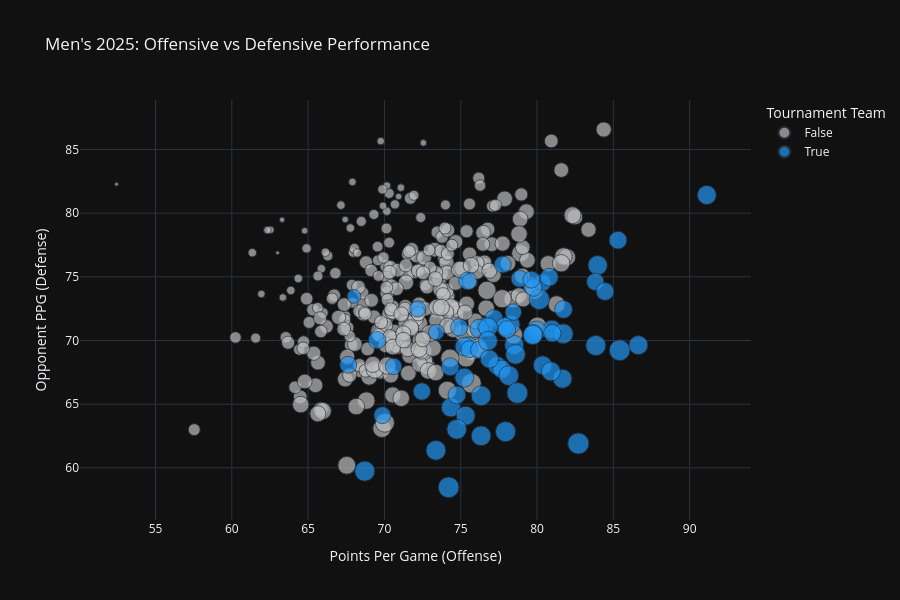

The notebook cell this image was saved under:
### Code cell
# Scoring power vs defensive strength (most recent complete season)
latest_season = m_team_stats[m_team_stats['Season'] == 2025].copy()
latest_season = latest_season.merge(
    m_seeds[m_seeds['Season'] == 2025][['TeamID']].assign(InTourney=True),
    on='TeamID', how='left'
)
latest_season['InTourney'] = latest_season['InTourney'].fillna(False)

fig = px.scatter(
    latest_season, x='PPG', y='OPPG', color='InTourney',
    hover_data=['TeamName', 'Wins', 'Losses', 'WinPct'],
    size='Wins', size_max=15,
    color_discrete_map={True: '#2196F3', False: '#BDBDBD'},
    title="Men's 2025: Offensive vs Defensive Performance",
    labels={'PPG': 'Points Per Game (Offense)', 'OPPG': 'Opponent PPG (Defense)',
            'InTourney': 'Tournament Team'}
)
fig.update_layout(width=900, height=600)
fig.show()

### Figure 1 — Plotly figure (JSON) as saved in the notebook; plotly's stock layout.template omitted (floating-point values rounded to 4 significant figures; data arrays with more than 128 entries replaced by an {"elided": "..."} marker saying what was removed)
{"data": [{"customdata": {"elided": "296x4 mixed values"}, "hovertemplate": "Tournament Team=False<br>Points Per Game (Offense)=%{x}<br>Opponent PPG (Defense)=%{y}<br>Wins=%{customdata[1]}<br>TeamName=%{customdata[0]}<br>Losses=%{customdata[2]}<br>WinPct=%{customdata[3]}<extra></extra>", "legendgroup": "False", "marker": {"color": "#BDBDBD", "size": {"elided": "296 float values"}, "sizemode": "area", "sizeref": 0.1378, "symbol": "circle"}, "mode": "markers", "name": "False", "orientation": "v", "showlegend": true, "x": {"elided": "296 float values"}, "xaxis": "x", "y": {"elided": "296 float values"}, "yaxis": "y", "type": "scatter"}, {"customdata": {"elided": "68x4 mixed values"}, "hovertemplate": "Tournament Team=True<br>Points Per Game (Offense)=%{x}<br>Opponent PPG (Defense)=%{y}<br>Wins=%{customdata[1]}<br>TeamName=%{customdata[0]}<br>Losses=%{customdata[2]}<br>WinPct=%{customdata[3]}<extra></extra>", "legendgroup": "True", "marker": {"color": "#2196F3", "size": [26.0, 25.0, 18.0, 20.0, 22.0, 20.0, 28.0, 18.0, 21.0, 24.0, 27.0, 25.0, 23.0, 24.0, 28.0, 31.0, 19.0, 30.0, 20.0, 25.0, 25.0, 27.0, 30.0, 21.0, 24.0, 21.0, 22.0, 25.0, 23.0, 27.0, 23.0, 25.0, 25.0, 29.0, 25.0, 27.0, 22.0, 21.0, 22.0, 22.0, 21.0, 20.0, 25.0, 21.0, 22.0, 20.0, 24.0, 22.0, 25.0, 20.0, 13.0, 30.0, 27.0, 27.0, 19.0, 22.0, 25.0, 21.0, 22.0, 25.0, 25.0, 27.0, 20.0, 26.0, 17.0, 21.0, 21.0, 28.0], "sizemode": "area", "sizeref": 0.1378, "symbol": "circle"}, "mode": "markers", "name": "True", "orientation": "v", "showlegend": true, "x": [83.97, 91.12, 72.18, 67.62, 81.74, 76.61, 83.85, 75.5, 80.34, 80.97, 76.33, 75.24, 77.39, 75.24, 68.71, 82.71, 70.6, 85.41, 75.56, 86.64, 78.5, 81.72, 74.21, 83.82, 80.36, 76.21, 85.3, 74.35, 77.69, 78.59, 76.88, 81.67, 75.32, 80.15, 78.26, 78.15, 77.18, 79.76, 84.45, 75.45, 69.52, 77.75, 79.97, 74.9, 80.8, 78.85, 76.21, 77.88, 76.79, 69.86, 68.0, 78.71, 73.38, 74.74, 78.44, 74.31, 80.91, 72.45, 74.75, 76.78, 79.75, 76.33, 79.62, 79.71, 73.41, 78.03, 81.0, 77.94], "xaxis": "x", "y": [75.91, 81.42, 72.48, 68.09, 72.44, 71.15, 69.61, 69.66, 74.53, 70.88, 65.67, 67.09, 68.03, 69.53, 59.74, 61.91, 67.97, 69.24, 69.31, 69.64, 69.66, 70.53, 58.47, 74.61, 68.06, 69.27, 77.88, 64.74, 67.75, 68.91, 68.55, 67.0, 64.1, 73.24, 71.24, 67.24, 71.73, 74.15, 73.85, 74.68, 70.03, 75.97, 70.78, 71.03, 74.97, 74.85, 70.94, 71.09, 71.03, 64.14, 73.47, 65.88, 61.38, 63.03, 72.24, 67.94, 67.58, 66.0, 65.72, 69.97, 70.5, 62.52, 74.78, 70.43, 70.66, 70.88, 70.57, 62.84], "yaxis": "y", "type": "scatter"}], "layout": {"xaxis": {"anchor": "y", "domain": [0.0, 1.0], "title": {"text": "Points Per Game (Offense)"}}, "yaxis": {"anchor": "x", "domain": [0.0, 1.0], "title": {"text": "Opponent PPG (Defense)"}}, "legend": {"title": {"text": "Tournament Team"}, "tracegroupgap": 0, "itemsizing": "constant"}, "title": {"text": "Men's 2025: Offensive vs Defensive Performance"}, "width": 900, "height": 600}}
